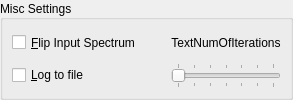
        <widget class="QGroupBox" name="GroupBoxMiscSettings">
         <property name="sizePolicy">
          <sizepolicy hsizetype="Minimum" vsizetype="Minimum">
           <horstretch>0</horstretch>
           <verstretch>0</verstretch>
          </sizepolicy>
         </property>
         <property name="title">
          <string>Misc Settings</string>
         </property>
         <property name="alignment">
          <set>Qt::AlignLeading|Qt::AlignLeft|Qt::AlignVCenter</set>
         </property>
         <layout class="QHBoxLayout" name="_23">
          <property name="spacing">
           <number>30</number>
          </property>
          <property name="margin">
           <number>9</number>
          </property>
          <item>
           <layout class="QVBoxLayout" name="_24">
            <property name="spacing">
             <number>6</number>
            </property>
            <property name="margin">
             <number>0</number>
            </property>
            <item>
             <widget class="QCheckBox" name="CheckBoxFlipSpec">
              <property name="sizePolicy">
               <sizepolicy hsizetype="Minimum" vsizetype="Minimum">
                <horstretch>0</horstretch>
                <verstretch>0</verstretch>
               </sizepolicy>
              </property>
              <property name="text">
               <string>&amp;Flip Input Spectrum</string>
              </property>
             </widget>
            </item>
            <item>
             <widget class="QCheckBox" name="CheckBoxWriteLog">
              <property name="sizePolicy">
               <sizepolicy hsizetype="Minimum" vsizetype="Minimum">
                <horstretch>0</horstretch>
                <verstretch>0</verstretch>
               </sizepolicy>
              </property>
              <property name="text">
               <string>&amp;Log to file</string>
              </property>
             </widget>
            </item>
           </layout>
          </item>
          <item>
           <layout class="QVBoxLayout" name="_25">
            <property name="spacing">
             <number>6</number>
            </property>
            <property name="margin">
             <number>0</number>
            </property>
            <item>
             <widget class="QLabel" name="TextNumOfIterations">
              <property name="sizePolicy">
               <sizepolicy hsizetype="Minimum" vsizetype="Minimum">
                <horstretch>0</horstretch>
                <verstretch>0</verstretch>
               </sizepolicy>
              </property>
              <property name="text">
               <string>TextNumOfIterations</string>
              </property>
              <property name="alignment">
               <set>Qt::AlignCenter</set>
              </property>
              <property name="wordWrap">
               <bool>false</bool>
              </property>
             </widget>
            </item>
            <item>
             <widget class="QSlider" name="SliderNoOfIterations">
              <property name="sizePolicy">
               <sizepolicy hsizetype="Expanding" vsizetype="Fixed">
                <horstretch>0</horstretch>
                <verstretch>0</verstretch>
               </sizepolicy>
              </property>
              <property name="minimumSize">
               <size>
                <width>100</width>
                <height>0</height>
               </size>
              </property>
              <property name="maximum">
               <number>6</number>
              </property>
              <property name="pageStep">
               <number>1</number>
              </property>
              <property name="orientation">
               <enum>Qt::Horizontal</enum>
              </property>
              <property name="tickPosition">
               <enum>QSlider::TicksBothSides</enum>
              </property>
             </widget>
            </item>
           </layout>
          </item>
         </layout>
        </widget>
